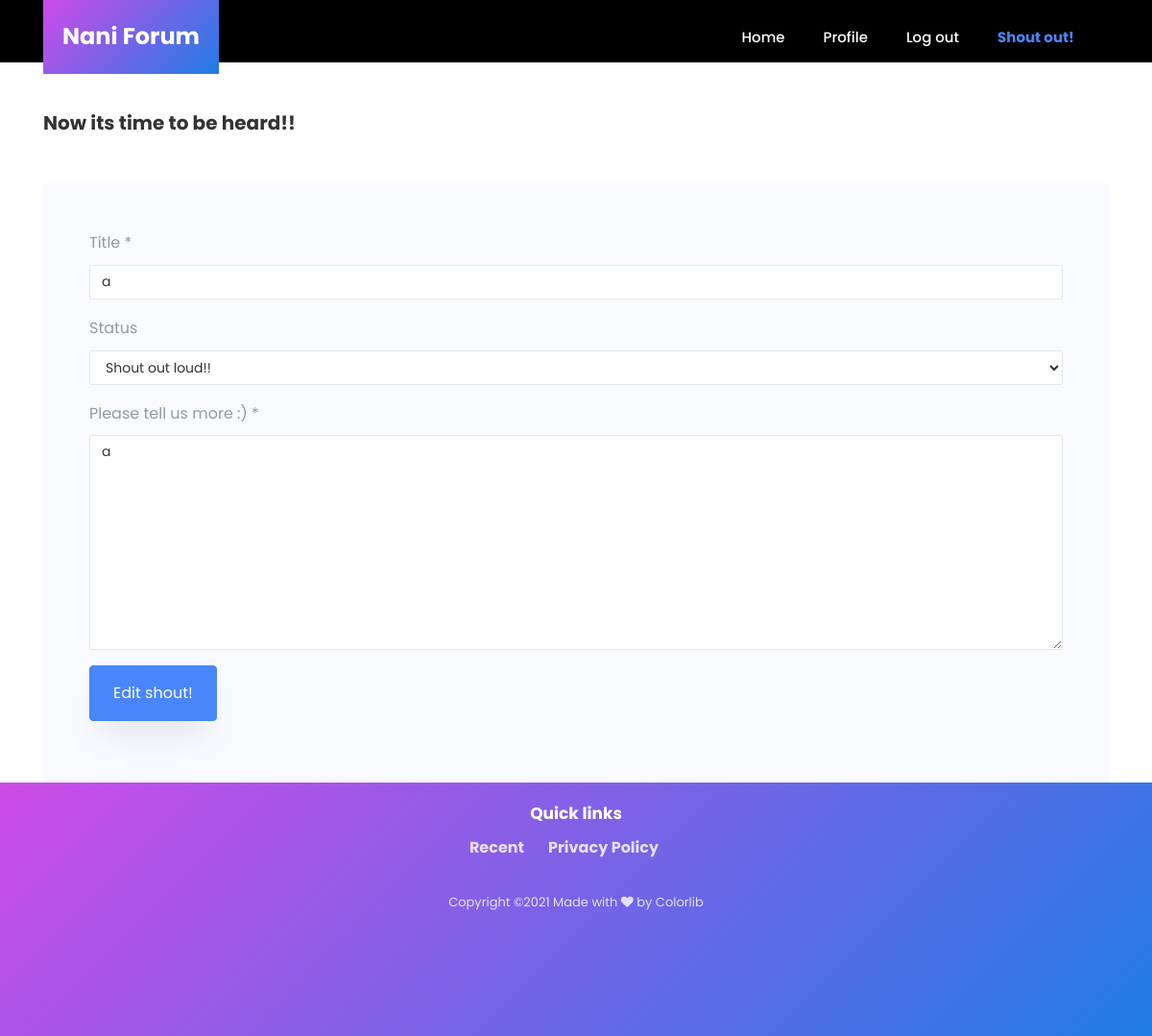
/11/a/edit/ (signed in), run on the app's committed database.
### Post/models.py (models this page shows, shortened)
class Post(models.Model):
    STATUS_CHOICES = (
        ('draft', 'Draft'),
        ('published', 'Published'),
    )
    title = models.CharField(max_length=255)
    slug = models.SlugField(max_length=255, unique_for_date='published', blank=True)
    detail = models.TextField()
    author = models.ForeignKey(User, null=True, on_delete=models.SET_NULL, related_name='posts')
    status = models.CharField(choices=STATUS_CHOICES, max_length=10, default='draft')
    published = models.DateTimeField(auto_now_add=True)
    updated = models.DateTimeField(auto_now=True)
    tags = TaggableManager()
    class Meta:
        ordering = ('-published',)

### Post/views.py (the view, shortened to what this page needs)
# urls.py: path('<int:pk>/<slug:slug>/edit/', views.edit, name="edit"),
@login_required
def edit(request, pk, slug):
    post = get_object_or_404(Post, id=pk, slug=slug)
    context = {'post':post}
    return render(request, "post/edit.html", context)

### Main/templates/post/edit.html (shortened to what this page needs)
{% extends 'base.html' %}
{% load static %}
{% block content %}
    <section class="hero-wrap" style="height: 65px; background-image: url({% static 'images/background.jpg' %});">
    </section>
    <section class="container">
        <div class="comment-form-wrap pt-5">
            <h3 class="mb-5" style="font-size: 20px; font-weight: bold;">Now its time to be heard!!</h3>
            <form class="p-5 bg-light" method="post">
              <div class="form-group">
                <label for="title">Title *</label>
                <input type="text" required class="form-control" name="title" id="title" value="{{ post.title }}">
              </div>
              <div class="form-group">
                <label for="status">Status</label>
                <select class="form-control" id="status" name="status">
                    <option value="published" {% if post.status == 'published' %}selected{% endif %}>Shout out loud!!</option>
                </select>
              </div>
              <div class="form-group">
                <label for="detail">Please tell us more :) *</label>
                <textarea required name="detail" id="detail" cols="30" rows="10" class="form-control">{{ post.detail }}</textarea>
              </div>
              <div class="form-group">
                <input type="submit" value="Edit shout!" class="btn py-3 px-4 btn-primary">
              </div>
            </form>
          </div>
    </section>
{% endblock %}

### data on the page
Post: title "a", status "Shout out loud!!", detail "a"
